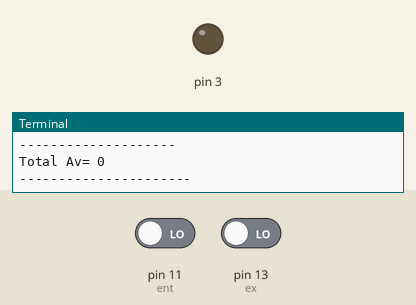
Recording of a program running on a simulated Raspberry Pi (header pin numbers). Shown: output pins drawn as LEDs (lit = HIGH), the last lines printed to the terminal. The inputs (shaded band) are chosen by the test bench; at power-on: pin 11 (ent) LOW, pin 13 (ex) LOW.

Above: at 1.2 s.
1.3 s: pin 11 (ent) driven HIGH
At 2.1 s:
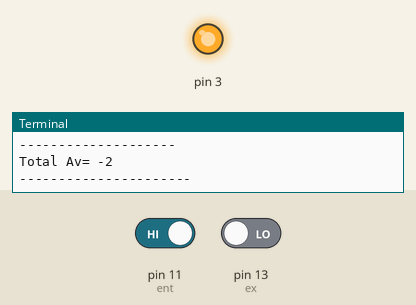
Timing chart, 0 to 4.3 s (numbered marks = the images above; inputs shaded):
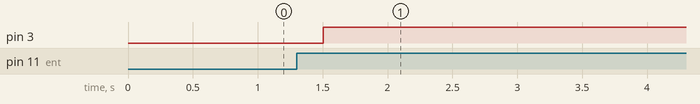

The program:

sensor_ir_dual.py
```python
import RPi.GPIO as IO
import time

IO.setwarnings(False)
IO.setmode(IO.BOARD)
IO.setup(11, IO.IN)
IO.setup(13, IO.IN)

IO.setup(3, IO.OUT)
totalAv=0
while True:
        ent=IO.input(11)
        ex=IO.input(13)

        if ent==0:
                totalAv+=1
        if ex==0:
                totalAv-=1
        if totalAv==0:
                IO.output(3, IO.LOW)
        else:
                IO.output(3, IO.HIGH)

        print("--------------------")
        print('Total Av=',totalAv)
        print("----------------------")
        time.sleep(0.5)
```

Measured:
- after the input at 1.3 s, pin 3: LOW → HIGH after 0.20 s
